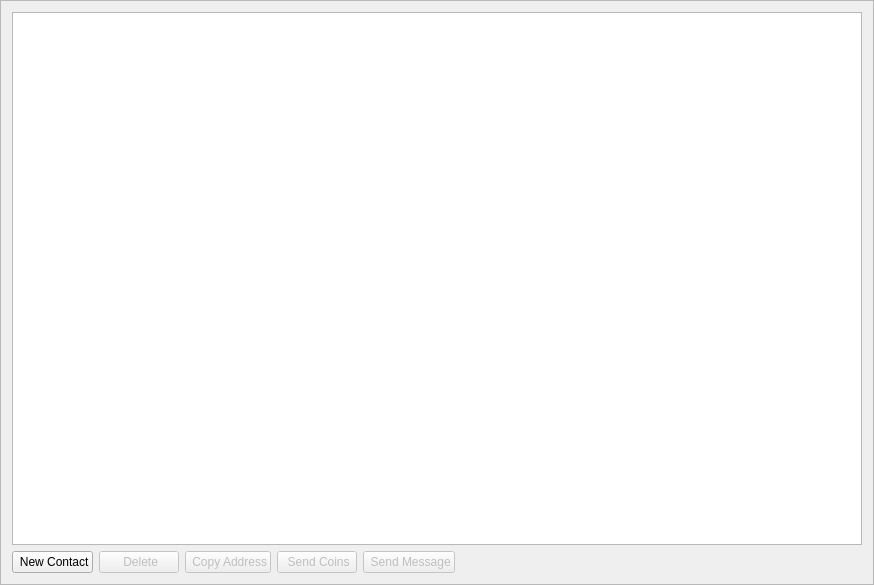
<?xml version="1.0" encoding="UTF-8"?>
<ui version="4.0">
 <class>AddressBookFrame</class>
 <widget class="QFrame" name="AddressBookFrame">
  <property name="geometry">
   <rect>
    <x>0</x>
    <y>0</y>
    <width>874</width>
    <height>585</height>
   </rect>
  </property>
  <property name="windowTitle">
   <string>Frame</string>
  </property>
  <property name="frameShape">
   <enum>QFrame::StyledPanel</enum>
  </property>
  <property name="frameShadow">
   <enum>QFrame::Raised</enum>
  </property>
  <layout class="QVBoxLayout" name="verticalLayout">
   <item>
    <widget class="QTreeView" name="m_addressBookView">
     <property name="autoScrollMargin">
      <number>0</number>
     </property>
     <property name="styleSheet">
      <string notr="true">QTreeView::item:selected
 {
     background-color: purple;
     color: white;
 }
QTreeView {
    outline:none;
} 
</string>
     </property>     
     <property name="indentation">
      <number>0</number>
     </property>
    </widget>
   </item>
   <item>
    <layout class="QHBoxLayout" name="horizontalLayout">
     <item>
      <widget class="QPushButton" name="m_addAddressButton">
     <property name="cursor">
      <cursorShape>PointingHandCursor</cursorShape>
     </property> 
       <property name="text">
        <string> New Contact</string>
       </property>
       <property name="icon">
        <iconset resource="../../resources.qrc">
         <normaloff>:/icons/contact-new</normaloff>:/icons/contact-new</iconset>
       </property>
      </widget>
     </item>
     <item>
      <widget class="QPushButton" name="m_deleteAddressButton">
     <property name="cursor">
      <cursorShape>PointingHandCursor</cursorShape>
     </property>         
       <property name="enabled">
        <bool>false</bool>
       </property>
       <property name="text">
        <string> Delete</string>
       </property>
       <property name="icon">
        <iconset resource="../../resources.qrc">
         <normaloff>:/icons/contact-del</normaloff>:/icons/contact-del</iconset>
       </property>
      </widget>
     </item>
     <item>
      <widget class="QPushButton" name="m_copyAddressButton">
     <property name="cursor">
      <cursorShape>PointingHandCursor</cursorShape>
     </property> 
       <property name="enabled">
        <bool>false</bool>
       </property>
       <property name="text">
        <string> Copy Address</string>
       </property>
       <property name="icon">
        <iconset resource="../../resources.qrc">
         <normaloff>:/icons/copy</normaloff>:/icons/copy</iconset>
       </property>
      </widget>
     </item>
     <item>
      <widget class="QPushButton" name="m_payAddressButton">
     <property name="cursor">
      <cursorShape>PointingHandCursor</cursorShape>
     </property> 
       <property name="enabled">
        <bool>false</bool>
       </property>
       <property name="text">
        <string> Send Coins</string>
       </property>
       <property name="icon">
        <iconset resource="../../resources.qrc">
         <normaloff>:/icons/send</normaloff>:/icons/send</iconset>
       </property>
      </widget>
     </item>
     <item>
      <widget class="QPushButton" name="m_msgAddressButton">
     <property name="cursor">
      <cursorShape>PointingHandCursor</cursorShape>
     </property> 
       <property name="enabled">
        <bool>false</bool>
       </property>
       <property name="text">
        <string> Send Message</string>
       </property>
       <property name="icon">
        <iconset resource="../../resources.qrc">
         <normaloff>:/icons/send_message</normaloff>:/icons/send_message</iconset>
       </property>
      </widget>
     </item>
     <item>
      <spacer name="horizontalSpacer">
       <property name="orientation">
        <enum>Qt::Horizontal</enum>
       </property>
       <property name="sizeHint" stdset="0">
        <size>
         <width>40</width>
         <height>20</height>
        </size>
       </property>
      </spacer>
     </item>
    </layout>
   </item>
  </layout>
 </widget>
 <resources>
  <include location="../../resources.qrc"/>
 </resources>
 <connections>
  <connection>
   <sender>m_addAddressButton</sender>
   <signal>clicked()</signal>
   <receiver>AddressBookFrame</receiver>
   <slot>addClicked()</slot>
   <hints>
    <hint type="sourcelabel">
     <x>53</x>
     <y>556</y>
    </hint>
    <hint type="destinationlabel">
     <x>436</x>
     <y>292</y>
    </hint>
   </hints>
  </connection>
  <connection>
   <sender>m_deleteAddressButton</sender>
   <signal>clicked()</signal>
   <receiver>AddressBookFrame</receiver>
   <slot>deleteClicked()</slot>
   <hints>
    <hint type="sourcelabel">
     <x>148</x>
     <y>556</y>
    </hint>
    <hint type="destinationlabel">
     <x>436</x>
     <y>292</y>
    </hint>
   </hints>
  </connection>
  <connection>
   <sender>m_copyAddressButton</sender>
   <signal>clicked()</signal>
   <receiver>AddressBookFrame</receiver>
   <slot>copyClicked()</slot>
   <hints>
    <hint type="sourcelabel">
     <x>243</x>
     <y>556</y>
    </hint>
    <hint type="destinationlabel">
     <x>436</x>
     <y>292</y>
    </hint>
   </hints>
  </connection>
  <connection>
   <sender>m_payAddressButton</sender>
   <signal>clicked()</signal>
   <receiver>AddressBookFrame</receiver>
   <slot>payClicked()</slot>
   <hints>
    <hint type="sourcelabel">
     <x>243</x>
     <y>556</y>
    </hint>
    <hint type="destinationlabel">
     <x>436</x>
     <y>292</y>
    </hint>
   </hints>
  </connection>
  <connection>
   <sender>m_msgAddressButton</sender>
   <signal>clicked()</signal>
   <receiver>AddressBookFrame</receiver>
   <slot>msgClicked()</slot>
   <hints>
    <hint type="sourcelabel">
     <x>243</x>
     <y>556</y>
    </hint>
    <hint type="destinationlabel">
     <x>436</x>
     <y>292</y>
    </hint>
   </hints>
  </connection>
 </connections>
 <slots>
  <slot>addClicked()</slot>
  <slot>deleteClicked()</slot>
  <slot>copyClicked()</slot>
  <slot>payClicked()</slot>
  <slot>msgClicked()</slot>
 </slots>
</ui>
